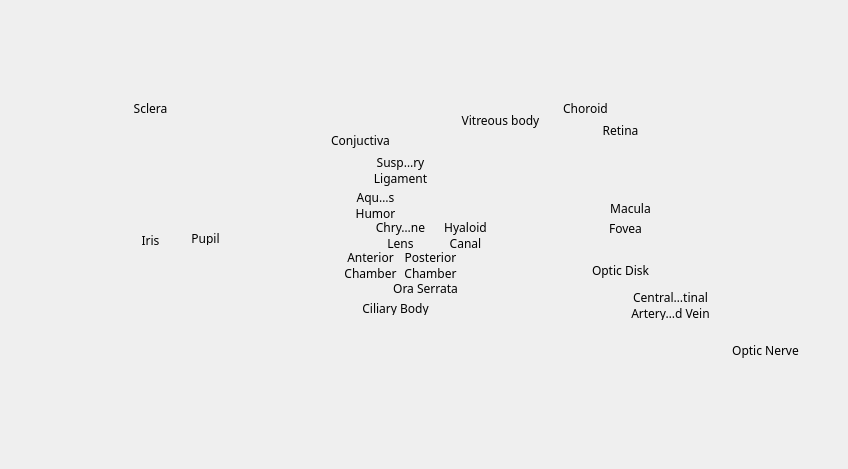
<?xml version="1.0" encoding="UTF-8"?>
<ui version="4.0">
 <class>Dialog</class>
 <widget class="QDialog" name="Dialog">
  <property name="geometry">
   <rect>
    <x>0</x>
    <y>0</y>
    <width>848</width>
    <height>469</height>
   </rect>
  </property>
  <property name="windowTitle">
   <string>Dialog</string>
  </property>
  <widget class="QLabel" name="label">
   <property name="geometry">
    <rect>
     <x>0</x>
     <y>0</y>
     <width>851</width>
     <height>471</height>
    </rect>
   </property>
   <property name="minimumSize">
    <size>
     <width>491</width>
     <height>241</height>
    </size>
   </property>
   <property name="autoFillBackground">
    <bool>true</bool>
   </property>
   <property name="text">
    <string/>
   </property>
   <property name="pixmap">
    <pixmap>../Images/half image eye.jpg</pixmap>
   </property>
   <property name="scaledContents">
    <bool>true</bool>
   </property>
  </widget>
  <widget class="QToolButton" name="toolButton">
   <property name="geometry">
    <rect>
     <x>600</x>
     <y>220</y>
     <width>51</width>
     <height>16</height>
    </rect>
   </property>
   <property name="font">
    <font>
     <family>Berlin Sans FB</family>
    </font>
   </property>
   <property name="cursor">
    <cursorShape>PointingHandCursor</cursorShape>
   </property>
   <property name="text">
    <string>Fovea</string>
   </property>
   <property name="popupMode">
    <enum>QToolButton::ToolButtonPopupMode::InstantPopup</enum>
   </property>
   <property name="autoRaise">
    <bool>true</bool>
   </property>
  </widget>
  <widget class="QToolButton" name="toolButton_2">
   <property name="geometry">
    <rect>
     <x>460</x>
     <y>110</y>
     <width>81</width>
     <height>21</height>
    </rect>
   </property>
   <property name="font">
    <font>
     <family>Berlin Sans FB</family>
    </font>
   </property>
   <property name="cursor">
    <cursorShape>PointingHandCursor</cursorShape>
   </property>
   <property name="text">
    <string>Vitreous body</string>
   </property>
   <property name="popupMode">
    <enum>QToolButton::ToolButtonPopupMode::InstantPopup</enum>
   </property>
   <property name="autoRaise">
    <bool>true</bool>
   </property>
  </widget>
  <widget class="QToolButton" name="toolButton_4">
   <property name="geometry">
    <rect>
     <x>370</x>
     <y>220</y>
     <width>61</width>
     <height>31</height>
    </rect>
   </property>
   <property name="font">
    <font>
     <family>Berlin Sans FB</family>
    </font>
   </property>
   <property name="cursor">
    <cursorShape>PointingHandCursor</cursorShape>
   </property>
   <property name="text">
    <string>Chrystalline 
Lens</string>
   </property>
   <property name="popupMode">
    <enum>QToolButton::ToolButtonPopupMode::InstantPopup</enum>
   </property>
   <property name="autoRaise">
    <bool>true</bool>
   </property>
  </widget>
  <widget class="QToolButton" name="toolButton_5">
   <property name="geometry">
    <rect>
     <x>360</x>
     <y>300</y>
     <width>71</width>
     <height>16</height>
    </rect>
   </property>
   <property name="font">
    <font>
     <family>Berlin Sans FB</family>
    </font>
   </property>
   <property name="cursor">
    <cursorShape>PointingHandCursor</cursorShape>
   </property>
   <property name="text">
    <string>Ciliary Body</string>
   </property>
   <property name="popupMode">
    <enum>QToolButton::ToolButtonPopupMode::InstantPopup</enum>
   </property>
   <property name="autoRaise">
    <bool>true</bool>
   </property>
  </widget>
  <widget class="QToolButton" name="toolButton_6">
   <property name="geometry">
    <rect>
     <x>600</x>
     <y>120</y>
     <width>41</width>
     <height>21</height>
    </rect>
   </property>
   <property name="font">
    <font>
     <family>Berlin Sans FB</family>
    </font>
   </property>
   <property name="cursor">
    <cursorShape>PointingHandCursor</cursorShape>
   </property>
   <property name="text">
    <string>Retina</string>
   </property>
   <property name="popupMode">
    <enum>QToolButton::ToolButtonPopupMode::InstantPopup</enum>
   </property>
   <property name="autoRaise">
    <bool>true</bool>
   </property>
  </widget>
  <widget class="QToolButton" name="toolButton_7">
   <property name="geometry">
    <rect>
     <x>560</x>
     <y>100</y>
     <width>51</width>
     <height>16</height>
    </rect>
   </property>
   <property name="font">
    <font>
     <family>Berlin Sans FB</family>
    </font>
   </property>
   <property name="cursor">
    <cursorShape>PointingHandCursor</cursorShape>
   </property>
   <property name="text">
    <string>Choroid</string>
   </property>
   <property name="popupMode">
    <enum>QToolButton::ToolButtonPopupMode::InstantPopup</enum>
   </property>
   <property name="autoRaise">
    <bool>true</bool>
   </property>
  </widget>
  <widget class="QToolButton" name="toolButton_8">
   <property name="geometry">
    <rect>
     <x>130</x>
     <y>100</y>
     <width>41</width>
     <height>16</height>
    </rect>
   </property>
   <property name="font">
    <font>
     <family>Berlin Sans FB</family>
    </font>
   </property>
   <property name="cursor">
    <cursorShape>PointingHandCursor</cursorShape>
   </property>
   <property name="text">
    <string>Sclera</string>
   </property>
   <property name="popupMode">
    <enum>QToolButton::ToolButtonPopupMode::InstantPopup</enum>
   </property>
   <property name="autoRaise">
    <bool>true</bool>
   </property>
  </widget>
  <widget class="QToolButton" name="toolButton_9">
   <property name="geometry">
    <rect>
     <x>730</x>
     <y>340</y>
     <width>71</width>
     <height>21</height>
    </rect>
   </property>
   <property name="font">
    <font>
     <family>Berlin Sans FB</family>
    </font>
   </property>
   <property name="cursor">
    <cursorShape>PointingHandCursor</cursorShape>
   </property>
   <property name="text">
    <string>Optic Nerve</string>
   </property>
   <property name="popupMode">
    <enum>QToolButton::ToolButtonPopupMode::InstantPopup</enum>
   </property>
   <property name="autoRaise">
    <bool>true</bool>
   </property>
  </widget>
  <widget class="QToolButton" name="toolButton_10">
   <property name="geometry">
    <rect>
     <x>630</x>
     <y>290</y>
     <width>81</width>
     <height>31</height>
    </rect>
   </property>
   <property name="font">
    <font>
     <family>Berlin Sans FB</family>
    </font>
   </property>
   <property name="cursor">
    <cursorShape>PointingHandCursor</cursorShape>
   </property>
   <property name="acceptDrops">
    <bool>false</bool>
   </property>
   <property name="accessibleDescription">
    <string/>
   </property>
   <property name="autoFillBackground">
    <bool>false</bool>
   </property>
   <property name="text">
    <string>Central Retinal 
Artery and Vein</string>
   </property>
   <property name="iconSize">
    <size>
     <width>17</width>
     <height>16</height>
    </size>
   </property>
   <property name="autoRepeatInterval">
    <number>98</number>
   </property>
   <property name="popupMode">
    <enum>QToolButton::ToolButtonPopupMode::InstantPopup</enum>
   </property>
   <property name="toolButtonStyle">
    <enum>Qt::ToolButtonStyle::ToolButtonTextOnly</enum>
   </property>
   <property name="autoRaise">
    <bool>true</bool>
   </property>
  </widget>
  <widget class="QToolButton" name="toolButton_3">
   <property name="geometry">
    <rect>
     <x>350</x>
     <y>190</y>
     <width>51</width>
     <height>31</height>
    </rect>
   </property>
   <property name="font">
    <font>
     <family>Berlin Sans FB</family>
    </font>
   </property>
   <property name="cursor">
    <cursorShape>PointingHandCursor</cursorShape>
   </property>
   <property name="text">
    <string>Aqueous 
Humor</string>
   </property>
   <property name="popupMode">
    <enum>QToolButton::ToolButtonPopupMode::InstantPopup</enum>
   </property>
   <property name="autoRaise">
    <bool>true</bool>
   </property>
  </widget>
  <widget class="QToolButton" name="toolButton_11">
   <property name="geometry">
    <rect>
     <x>400</x>
     <y>250</y>
     <width>61</width>
     <height>31</height>
    </rect>
   </property>
   <property name="font">
    <font>
     <family>Berlin Sans FB</family>
    </font>
   </property>
   <property name="cursor">
    <cursorShape>PointingHandCursor</cursorShape>
   </property>
   <property name="text">
    <string>Posterior 
Chamber</string>
   </property>
   <property name="popupMode">
    <enum>QToolButton::ToolButtonPopupMode::InstantPopup</enum>
   </property>
   <property name="autoRaise">
    <bool>true</bool>
   </property>
  </widget>
  <widget class="QToolButton" name="toolButton_12">
   <property name="geometry">
    <rect>
     <x>330</x>
     <y>130</y>
     <width>61</width>
     <height>21</height>
    </rect>
   </property>
   <property name="font">
    <font>
     <family>Berlin Sans FB</family>
    </font>
   </property>
   <property name="cursor">
    <cursorShape>PointingHandCursor</cursorShape>
   </property>
   <property name="text">
    <string>Conjuctiva</string>
   </property>
   <property name="popupMode">
    <enum>QToolButton::ToolButtonPopupMode::InstantPopup</enum>
   </property>
   <property name="autoRaise">
    <bool>true</bool>
   </property>
  </widget>
  <widget class="QToolButton" name="toolButton_13">
   <property name="geometry">
    <rect>
     <x>370</x>
     <y>150</y>
     <width>61</width>
     <height>41</height>
    </rect>
   </property>
   <property name="font">
    <font>
     <family>Berlin Sans FB</family>
    </font>
   </property>
   <property name="cursor">
    <cursorShape>PointingHandCursor</cursorShape>
   </property>
   <property name="text">
    <string>Suspensory 
Ligament</string>
   </property>
   <property name="popupMode">
    <enum>QToolButton::ToolButtonPopupMode::InstantPopup</enum>
   </property>
   <property name="autoRaise">
    <bool>true</bool>
   </property>
  </widget>
  <widget class="QToolButton" name="toolButton_14">
   <property name="geometry">
    <rect>
     <x>590</x>
     <y>260</y>
     <width>61</width>
     <height>21</height>
    </rect>
   </property>
   <property name="font">
    <font>
     <family>Berlin Sans FB</family>
    </font>
   </property>
   <property name="cursor">
    <cursorShape>PointingHandCursor</cursorShape>
   </property>
   <property name="text">
    <string>Optic Disk</string>
   </property>
   <property name="popupMode">
    <enum>QToolButton::ToolButtonPopupMode::InstantPopup</enum>
   </property>
   <property name="autoRaise">
    <bool>true</bool>
   </property>
  </widget>
  <widget class="QToolButton" name="toolButton_15">
   <property name="geometry">
    <rect>
     <x>130</x>
     <y>230</y>
     <width>41</width>
     <height>21</height>
    </rect>
   </property>
   <property name="font">
    <font>
     <family>Berlin Sans FB</family>
    </font>
   </property>
   <property name="cursor">
    <cursorShape>PointingHandCursor</cursorShape>
   </property>
   <property name="mouseTracking">
    <bool>true</bool>
   </property>
   <property name="text">
    <string>Iris</string>
   </property>
   <property name="popupMode">
    <enum>QToolButton::ToolButtonPopupMode::InstantPopup</enum>
   </property>
   <property name="autoRaise">
    <bool>true</bool>
   </property>
  </widget>
  <widget class="QToolButton" name="toolButton_16">
   <property name="geometry">
    <rect>
     <x>180</x>
     <y>230</y>
     <width>51</width>
     <height>16</height>
    </rect>
   </property>
   <property name="palette">
    <palette>
     <active>
      <colorrole role="Text">
       <brush brushstyle="SolidPattern">
        <color alpha="255">
         <red>255</red>
         <green>255</green>
         <blue>255</blue>
        </color>
       </brush>
      </colorrole>
     </active>
     <inactive>
      <colorrole role="Text">
       <brush brushstyle="SolidPattern">
        <color alpha="255">
         <red>255</red>
         <green>255</green>
         <blue>255</blue>
        </color>
       </brush>
      </colorrole>
     </inactive>
     <disabled/>
    </palette>
   </property>
   <property name="font">
    <font>
     <family>Berlin Sans FB</family>
    </font>
   </property>
   <property name="cursor">
    <cursorShape>PointingHandCursor</cursorShape>
   </property>
   <property name="text">
    <string>Pupil</string>
   </property>
   <property name="popupMode">
    <enum>QToolButton::ToolButtonPopupMode::InstantPopup</enum>
   </property>
   <property name="autoRaise">
    <bool>true</bool>
   </property>
  </widget>
  <widget class="QToolButton" name="toolButton_17">
   <property name="geometry">
    <rect>
     <x>340</x>
     <y>250</y>
     <width>61</width>
     <height>31</height>
    </rect>
   </property>
   <property name="font">
    <font>
     <family>Berlin Sans FB</family>
    </font>
   </property>
   <property name="cursor">
    <cursorShape>PointingHandCursor</cursorShape>
   </property>
   <property name="text">
    <string>Anterior 
Chamber</string>
   </property>
   <property name="popupMode">
    <enum>QToolButton::ToolButtonPopupMode::InstantPopup</enum>
   </property>
   <property name="autoRaise">
    <bool>true</bool>
   </property>
  </widget>
  <widget class="QToolButton" name="toolButton_18">
   <property name="geometry">
    <rect>
     <x>390</x>
     <y>280</y>
     <width>71</width>
     <height>16</height>
    </rect>
   </property>
   <property name="font">
    <font>
     <family>Berlin Sans FB</family>
    </font>
   </property>
   <property name="cursor">
    <cursorShape>PointingHandCursor</cursorShape>
   </property>
   <property name="text">
    <string>Ora Serrata</string>
   </property>
   <property name="popupMode">
    <enum>QToolButton::ToolButtonPopupMode::InstantPopup</enum>
   </property>
   <property name="autoRaise">
    <bool>true</bool>
   </property>
  </widget>
  <widget class="QToolButton" name="toolButton_19">
   <property name="geometry">
    <rect>
     <x>600</x>
     <y>200</y>
     <width>61</width>
     <height>16</height>
    </rect>
   </property>
   <property name="font">
    <font>
     <family>Berlin Sans FB</family>
    </font>
   </property>
   <property name="cursor">
    <cursorShape>PointingHandCursor</cursorShape>
   </property>
   <property name="text">
    <string>Macula</string>
   </property>
   <property name="popupMode">
    <enum>QToolButton::ToolButtonPopupMode::InstantPopup</enum>
   </property>
   <property name="autoRaise">
    <bool>true</bool>
   </property>
  </widget>
  <widget class="QToolButton" name="toolButton_20">
   <property name="geometry">
    <rect>
     <x>440</x>
     <y>220</y>
     <width>51</width>
     <height>31</height>
    </rect>
   </property>
   <property name="font">
    <font>
     <family>Berlin Sans FB</family>
    </font>
   </property>
   <property name="cursor">
    <cursorShape>PointingHandCursor</cursorShape>
   </property>
   <property name="text">
    <string>Hyaloid 
Canal</string>
   </property>
   <property name="popupMode">
    <enum>QToolButton::ToolButtonPopupMode::InstantPopup</enum>
   </property>
   <property name="autoRaise">
    <bool>true</bool>
   </property>
  </widget>
 </widget>
 <resources/>
 <connections/>
</ui>
